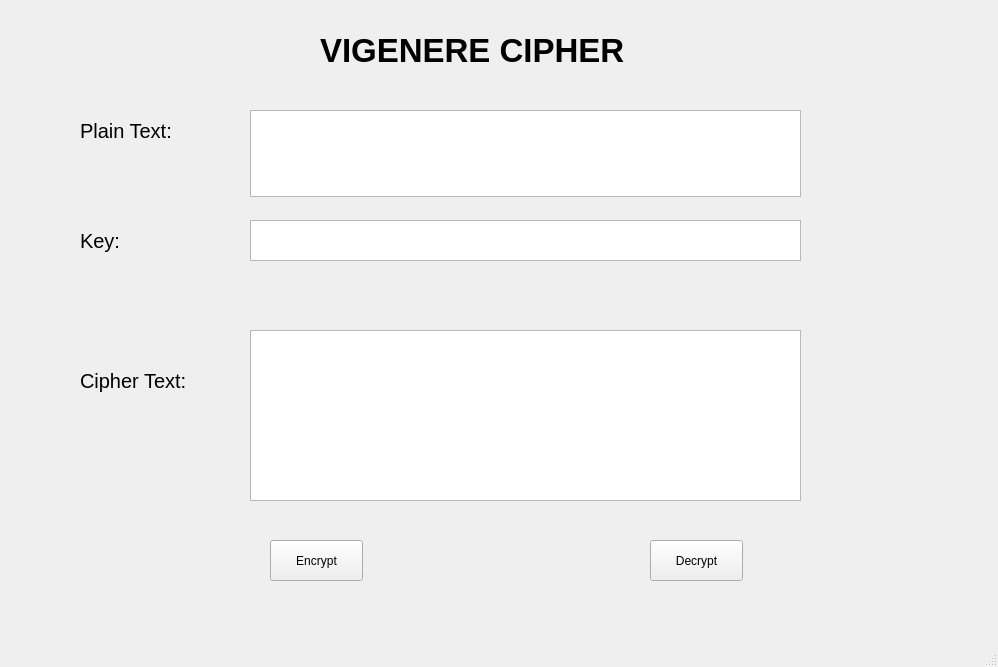
<?xml version="1.0" encoding="UTF-8"?>
<ui version="4.0">
 <class>MainWindow</class>
 <widget class="QMainWindow" name="MainWindow">
  <property name="geometry">
   <rect>
    <x>0</x>
    <y>0</y>
    <width>998</width>
    <height>667</height>
   </rect>
  </property>
  <property name="windowTitle">
   <string>MainWindow</string>
  </property>
  <widget class="QWidget" name="centralwidget">
   <widget class="QLabel" name="label_3">
    <property name="geometry">
     <rect>
      <x>80</x>
      <y>360</y>
      <width>141</width>
      <height>41</height>
     </rect>
    </property>
    <property name="font">
     <font>
      <pointsize>15</pointsize>
     </font>
    </property>
    <property name="text">
     <string>Cipher Text:</string>
    </property>
   </widget>
   <widget class="QTextEdit" name="txtKey">
    <property name="geometry">
     <rect>
      <x>250</x>
      <y>220</y>
      <width>551</width>
      <height>41</height>
     </rect>
    </property>
   </widget>
   <widget class="QTextEdit" name="txtPlaintext">
    <property name="geometry">
     <rect>
      <x>250</x>
      <y>110</y>
      <width>551</width>
      <height>87</height>
     </rect>
    </property>
   </widget>
   <widget class="QTextEdit" name="txtCiphertext">
    <property name="geometry">
     <rect>
      <x>250</x>
      <y>330</y>
      <width>551</width>
      <height>171</height>
     </rect>
    </property>
   </widget>
   <widget class="QLabel" name="label_2">
    <property name="geometry">
     <rect>
      <x>80</x>
      <y>220</y>
      <width>111</width>
      <height>41</height>
     </rect>
    </property>
    <property name="font">
     <font>
      <pointsize>15</pointsize>
     </font>
    </property>
    <property name="text">
     <string>Key:</string>
    </property>
   </widget>
   <widget class="QPushButton" name="btnDecrypt">
    <property name="geometry">
     <rect>
      <x>650</x>
      <y>540</y>
      <width>93</width>
      <height>41</height>
     </rect>
    </property>
    <property name="text">
     <string>Decrypt</string>
    </property>
   </widget>
   <widget class="QLabel" name="label">
    <property name="geometry">
     <rect>
      <x>80</x>
      <y>110</y>
      <width>111</width>
      <height>41</height>
     </rect>
    </property>
    <property name="font">
     <font>
      <pointsize>15</pointsize>
     </font>
    </property>
    <property name="text">
     <string>Plain Text:</string>
    </property>
   </widget>
   <widget class="QPushButton" name="btnEncrypt">
    <property name="geometry">
     <rect>
      <x>270</x>
      <y>540</y>
      <width>93</width>
      <height>41</height>
     </rect>
    </property>
    <property name="text">
     <string>Encrypt</string>
    </property>
   </widget>
   <widget class="QLabel" name="label_4">
    <property name="geometry">
     <rect>
      <x>320</x>
      <y>30</y>
      <width>401</width>
      <height>41</height>
     </rect>
    </property>
    <property name="font">
     <font>
      <pointsize>25</pointsize>
      <weight>75</weight>
      <bold>true</bold>
     </font>
    </property>
    <property name="text">
     <string>VIGENERE CIPHER</string>
    </property>
   </widget>
  </widget>
  <widget class="QMenuBar" name="menubar">
   <property name="geometry">
    <rect>
     <x>0</x>
     <y>0</y>
     <width>998</width>
     <height>26</height>
    </rect>
   </property>
  </widget>
  <widget class="QStatusBar" name="statusbar"/>
 </widget>
 <resources/>
 <connections/>
</ui>
